Frame 1 (no input): blank canvas, image omitted
Frame 60 (the mouse pressed at the canvas centre just before this capture): blank canvas, image omitted
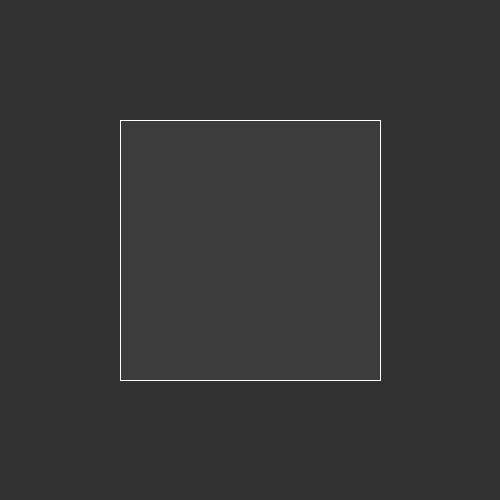
Frame 120 (the mouse held since frame 60 and released just before this capture)

The Processing sketch whose frames 1 and 60 were blank and that drew this single picture after the mouse press (run headless with seeded random() and noise(); from frame 60 on, the mouse is pressed at the canvas centre):

// Processing sketch: sketch_200825a
// ── sketch_200825a.pde
void setup() {
  size(500, 500);
}

void draw() {
  background(50);
  stroke(255);
  fill(frameCount / 2);
  rectMode(CENTER);
  rect(width/2, height/2, mouseX+10, mouseY+10);
}

void keyPressed() {
  println(key);
}
